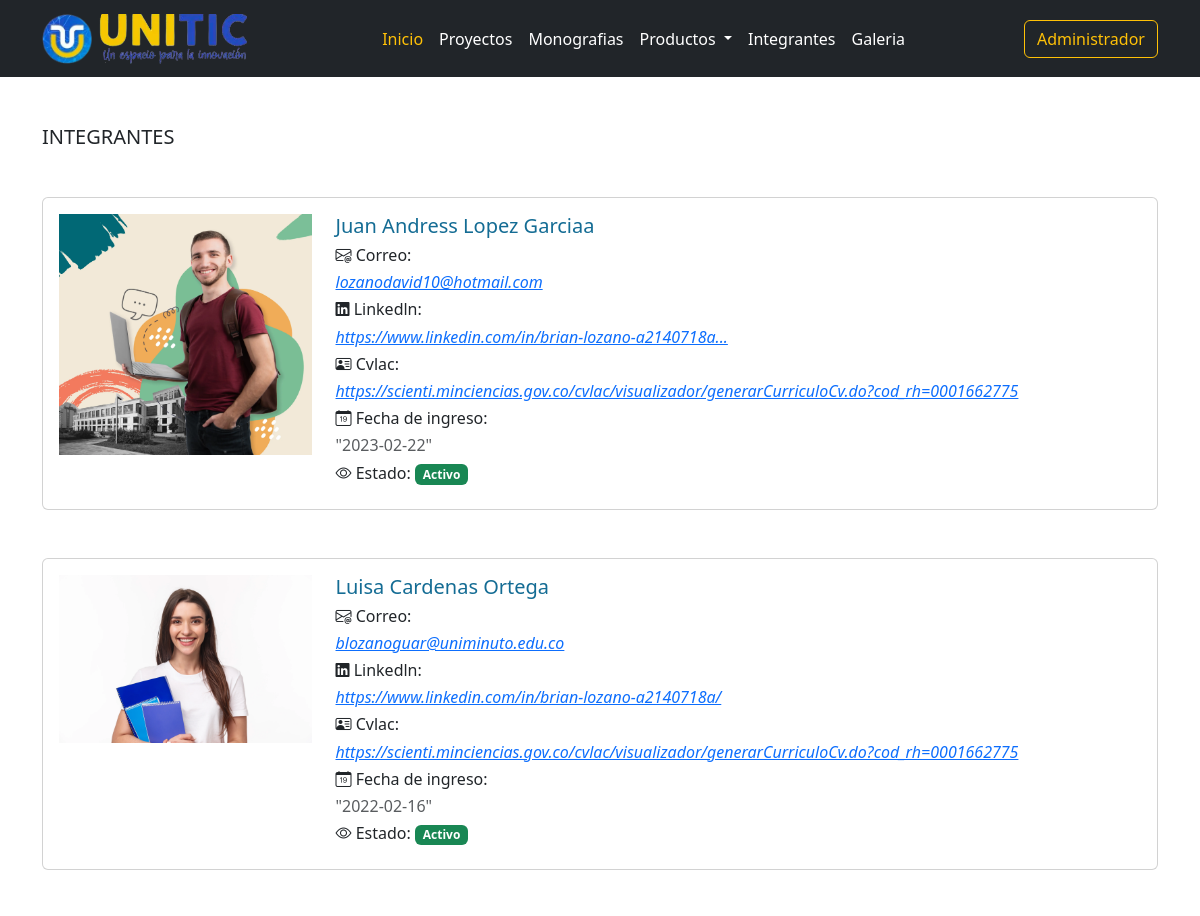
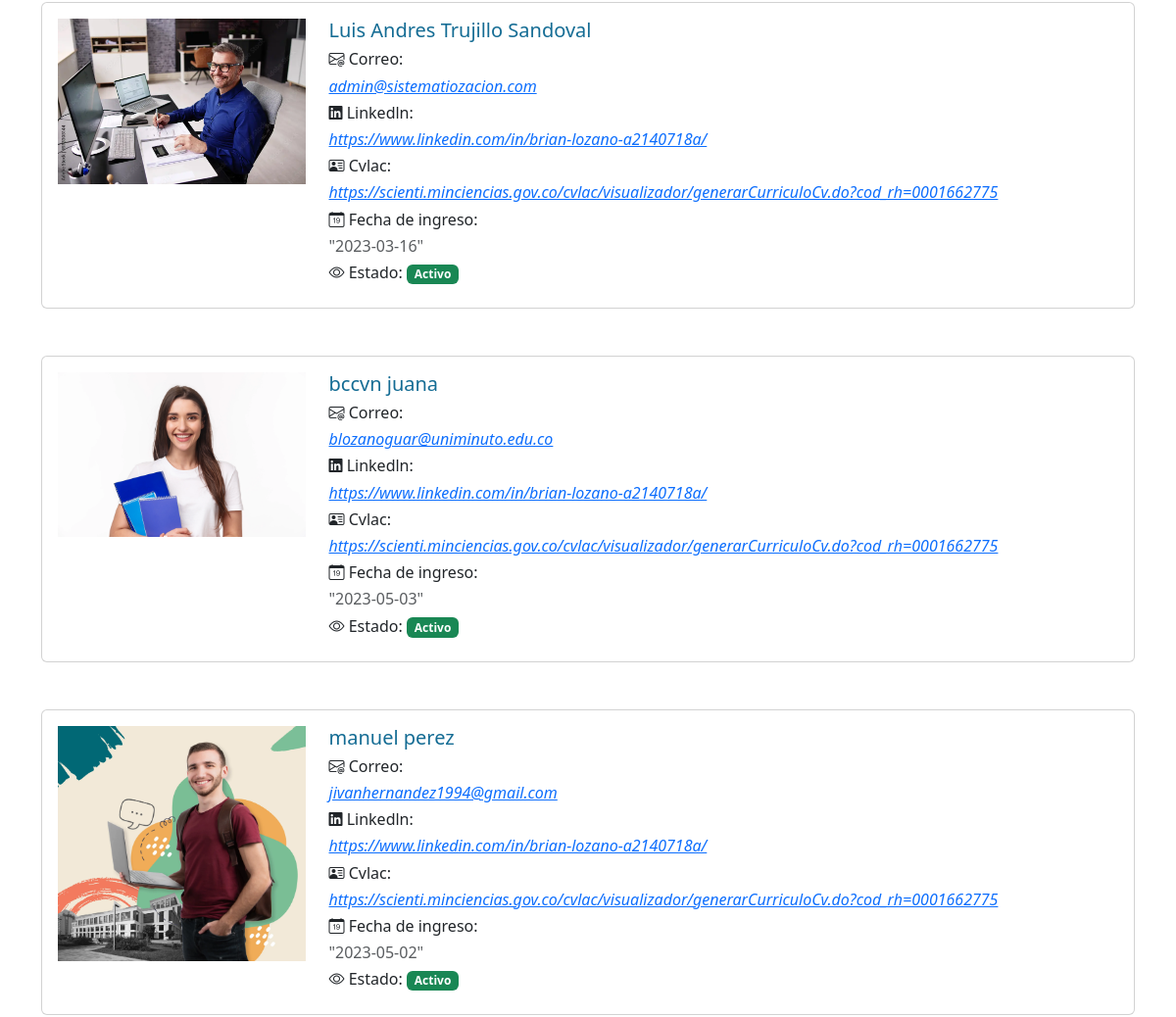
Page /integrantes.php (upper part) on the earlier database version (2 pictures, top to bottom).
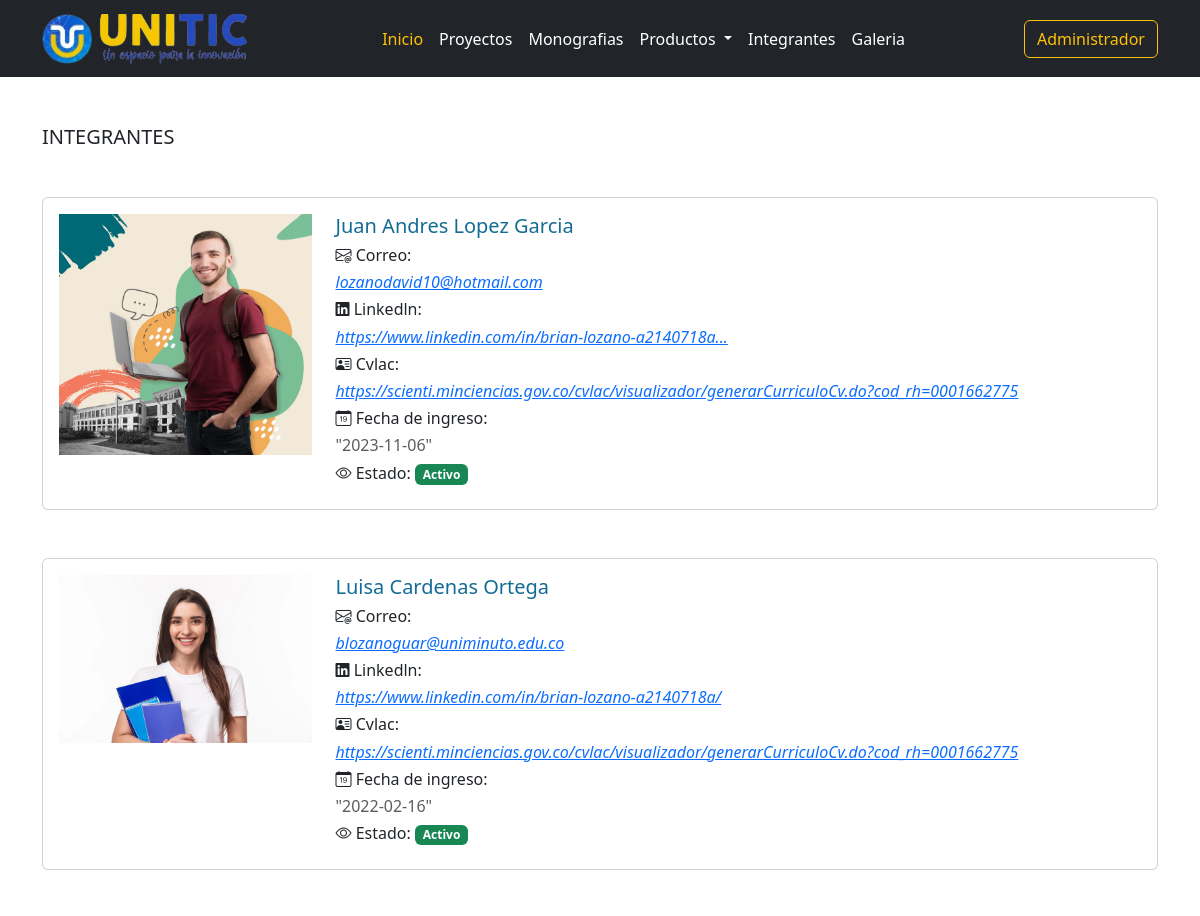
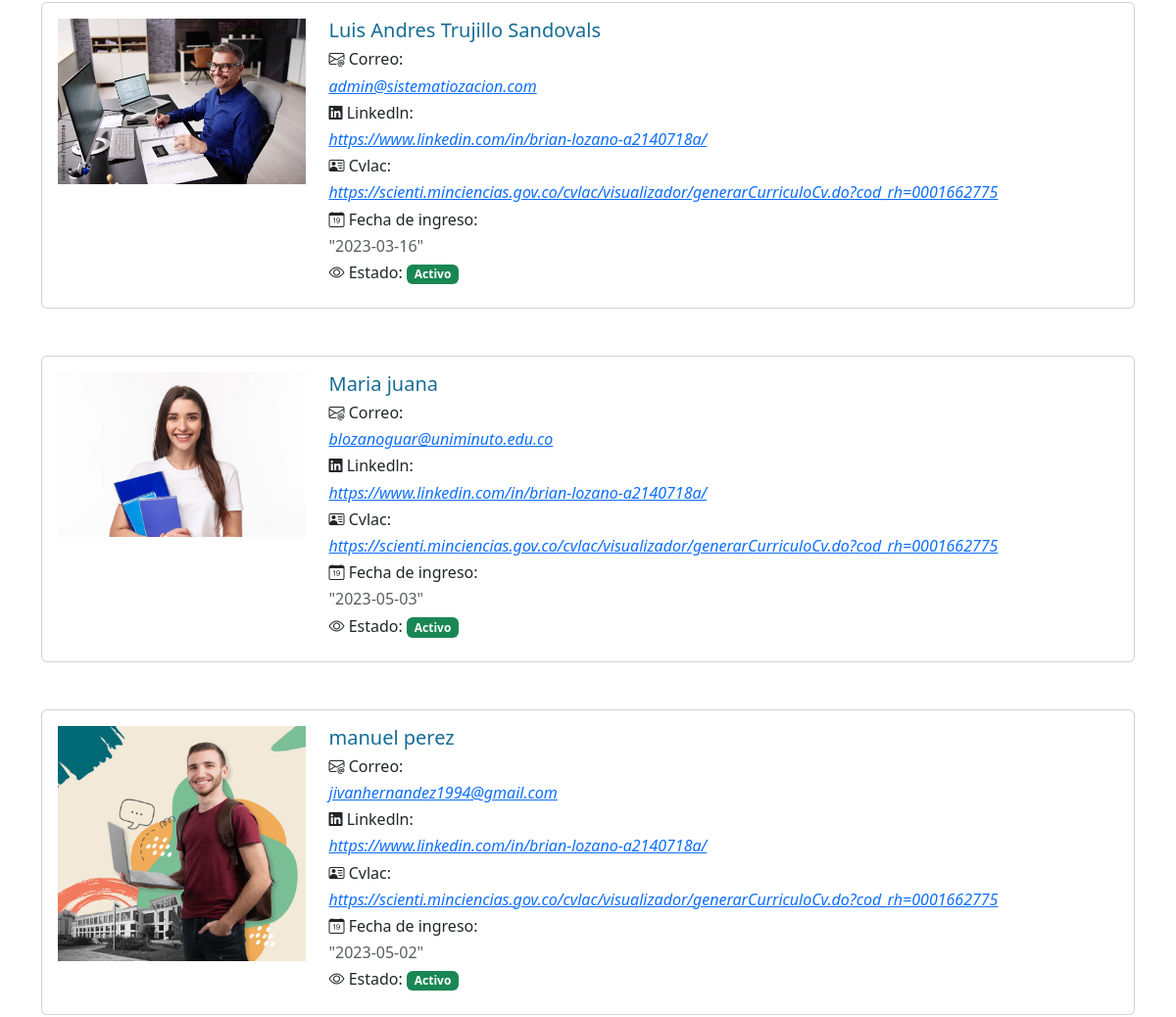
Same page on the later database version (2 pictures, top to bottom).
### tables this page shows
CREATE TABLE `integrantes` (
  `id` int(11) NOT NULL,
  `nombres` varchar(100) NOT NULL,
  `apellidos` varchar(100) NOT NULL,
  `email` varchar(50) NOT NULL,
  `foto` varchar(100) DEFAULT NULL,
  `cvlac` varchar(100) DEFAULT NULL,
  `linkedln` varchar(100) DEFAULT NULL,
  `fecha_ingreso` date NOT NULL,
  `fecha_retiro` date DEFAULT NULL,
  `roles_id` int(11) NOT NULL,
  `estado` int(11) NOT NULL,
  `created_at` timestamp NOT NULL DEFAULT current_timestamp(),
  `updated_at` timestamp NOT NULL DEFAULT current_timestamp() ON UPDATE current_timestamp()
);

### clases/Integrantes.php (called while the page is built, shortened)
<?php
class Integrantes extends Conexion
{
    public function obtenerIntegrantes()
    {
        $conexion = $this->obtenerConexion();
        $sql = "SELECT * FROM integrantes order by estado";
        $result = mysqli_query($conexion, $sql);
        $integrantes = array();
        while ($row = mysqli_fetch_assoc($result)) {
            $integrantes[] = $row;
        }
        return $integrantes;
    }
}

### public/integrantes.php (the view, shortened to what this page needs)
<!doctype html>
<html lang="en">
<head>
  <link href="https://cdn.jsdelivr.net/npm/bootstrap@5.2.1/dist/css/bootstrap.min.css" rel="stylesheet">
  <link rel="stylesheet" href="https://cdn.jsdelivr.net/npm/bootstrap-icons@1.10.4/font/bootstrap-icons.css">
  <link rel="stylesheet" href="https://use.fontawesome.com/releases/v5.15.4/css/all.css">
</head>
<body>
  <?php
  include('../templates/navbarSecciones.php');
  include('../clases/Integrantes.php');
  $integrantes = new Integrantes();
  $listarIntegrantes = $integrantes->obtenerIntegrantes();
  ?>
  <h5 class="container my-5 h5">INTEGRANTES</h5>
  <?php foreach ($listarIntegrantes as $integrante) : ?>
    <div class="container my-5">
        <div class="card col-md-12 p-3">
          <div class="row">
            <div class="col-md-3">
              <img class="img-fluid mx-auto d-block" src="../archivos/integrantes/<?php echo $integrante['foto']; ?>">
            </div>
            <div class="col-md-8">
              <div class="card-block">
                <h6 class="card-title h5" style="color:#146C94"><?php echo $integrante['nombres'] . " " . $integrante['apellidos'] ?></h6>
                <h6><i class="bi bi-envelope-at"></i> Correo:</h6>
                <h6 style="color:#19A7CE">
                  <a href="mailto:<?php echo $integrante['email'] ?>"><em><?php echo $integrante['email'] ?></em></a>
                </h6>
                <h6><i class="fab fa-linkedin"></i> Linkedln:</h6>
                <h6 style="color:#19A7CE"><em><a href="<?php echo $integrante['linkedln']; ?>" target="_blank" title="Linkedln"><?php echo $integrante['linkedln'] ?></a></em></h6>
                <h6><i class="bi bi-person-vcard"></i> Cvlac:</h6>
                <h6 style="color:#19A7CE"><em><a href="<?php echo $integrante['cvlac']; ?>" target="_blank" title="Linkedln"><?php echo $integrante['cvlac'] ?></a></em></h6>
                <h6><i class="bi bi-calendar-date"></i> Fecha de ingreso:</h6>
                <p class="h6 text-dark text-opacity-75">"<?php echo $integrante['fecha_ingreso'] ?>"</p>
                <h6><i class="bi bi-eye"></i> Estado: <?php if ($integrante['estado'] == 1) : ?>
                    <span class="badge bg-success">Activo</span>
                  <?php else : ?>
                    <span class="badge bg-danger">Inactivo</span>
                  <?php endif; ?>
                </h6>
              </div>
            </div>
          </div>
        </div>
      </div>
  <?php endforeach; ?>
</body>

Differences in the rows shown:
removed integrantes: foto (picture), nombres "bccvn", apellidos "juana", email "blozanoguar@uniminuto.edu.co", linkedln "https://www.linkedin.com/in/brian-lozano-a2140718a/", cvlac "https://scienti.minciencias.gov.co/cvlac/visualizador/generarCurriculoCv.do?cod_rh=0001662775", fecha_ingreso "2023-05-03", shows "Activo"
changed integrantes "lozanodavid10@hotmail.com": nombres "Juan Andress" → "Juan Andres"; apellidos "Lopez Garciaa" → "Lopez Garcia"; fecha_ingreso "2023-02-22" → "2023-11-06"
changed integrantes "Luis Andres": apellidos "Trujillo Sandoval" → "Trujillo Sandovals"
added integrantes: foto (picture), nombres "Maria", apellidos "juana", email "blozanoguar@uniminuto.edu.co", linkedln "https://www.linkedin.com/in/brian-lozano-a2140718a/", cvlac "https://scienti.minciencias.gov.co/cvlac/visualizador/generarCurriculoCv.do?cod_rh=0001662775", fecha_ingreso "2023-05-03", shows "Activo"
